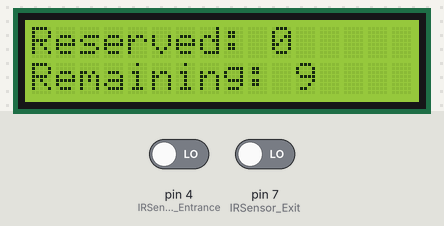
Bench run of a sketch on a simulated Arduino Uno, built with avr-gcc and run on an emulated ATmega328P. Parts: 16×2 character LCD. The inputs (shaded band) are chosen by the test bench; at power-on: pin 7 (IRSensor_Exit) LOW, pin 4 (IRSensor_Entrance) LOW.

Above: at 3.2 s.
3.3 s: pin 7 (IRSensor_Exit) driven HIGH
At 7.8 s:
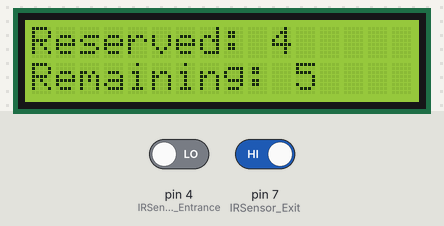
7.9 s: pin 4 (IRSensor_Entrance) driven HIGH
14.3 s: pin 4 (IRSensor_Entrance) driven LOW
At 20.0 s:
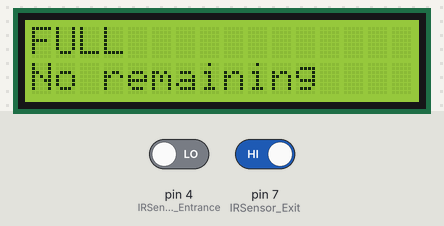
20.7 s: pin 7 (IRSensor_Exit) driven LOW
At 22.0 s:
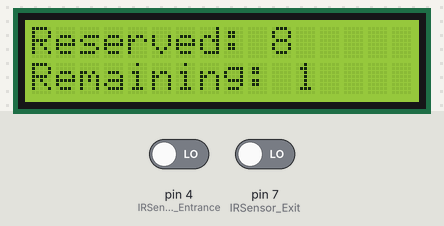
Timing chart, 0 to 23.7 s (numbered marks = the images above; inputs shaded):
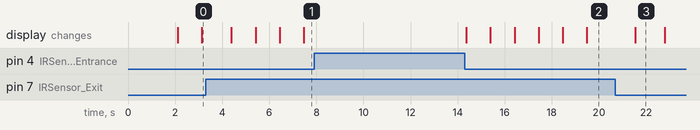

The sketch:

Main_code.ino
```cpp
//                                             ******************After founding the LCD adress*******************
#include <LiquidCrystal_I2C.h> //LCD I2C Library

LiquidCrystal_I2C lcd(0x27, 16, 2); // I2C address 0x27, 16 column and 2 rows
 int IRSensor_Entrance = 4;// connect Entrance ir sensor ( green light ) to arduino pin 2
 int IRSensor_Exit = 7;// connect Entrance ir sensor ( red light ) to arduino pin 7
unsigned long lastCount = 9; //maximum number of parks
int count=0; // number of reserved parks

void setup() {

   pinMode (IRSensor_Entrance, INPUT); // sensor pin INPUT
   pinMode (IRSensor_Exit, INPUT); // sensor pin INPUT
  lcd.begin(); // start the lcd
  lcd.clear(); // clear it from cashe
   lcd.print(" Arduino Parking"); // print on LCD screen
   lcd.setCursor(3,1);
   lcd.print("Simulator");
   delay(2000);


}

void loop() {

  int statusSensor_green = digitalRead (IRSensor_Entrance); // "1" if the sensor is off & "0" if the sensor is on
   int statusSensor_red = digitalRead (IRSensor_Exit); // "1" if the sensor is off & "0" if the sensor is on
   if ( count != lastCount && statusSensor_green != 1) {
    count=count+1 ;
    lcd.clear();
    lcd.setCursor(0, 0); // start to print at the first row
    lcd.print("Reserved: ");
    lcd.print(count);
    lcd.setCursor(0, 1); // start to print at the second row
     lcd.print("Remaining: ");
    lcd.print(lastCount - count);
    delay(1000);

  }

   if ( count != 0 && statusSensor_red != 1) // if there is a car is entering
  {
    count=count-1 ;
    lcd.clear();
    lcd.setCursor(0, 0); // start to print at the first row
    lcd.print("Reserved: ");
    lcd.print(count);
    lcd.setCursor(0, 1); // start to print at the second row
     lcd.print("Remaining: ");
    lcd.print(lastCount - count);
    delay(1000);

  }
    if((count!=lastCount && statusSensor_green==1 && statusSensor_red==1) || (statusSensor_green!=1 && statusSensor_red!=1))
    /* no cars are entering or exiting at this time or entering and exiting at the same time */
   {
    lcd.clear();
    lcd.setCursor(0,0);
    lcd.print("Reserved: ");
    lcd.print(count);
    lcd.setCursor(0, 1);
    lcd.print("Remaining: ");
    lcd.print(lastCount - count);
    delay(200);
  }
  if(count == lastCount)  // if the parking is full
  {
    lcd.clear();
    lcd.setCursor(0,0);
    lcd.print("FULL");
    lcd.setCursor(0, 1);
    lcd.print("No remaining");
    delay(1000);
  }

}
```

Measured:
- after the input at 3.3 s, the display: first differs from a run without the input after 2.1 s (image 1 shows a later state)
- after the input at 7.9 s, every drawn part: stays the same
- after the input at 14.3 s, the display: first changes after 0.07 s (image 2 shows a later state)
- after the input at 20.7 s, the display: changes after 0.84 s (image 3)
- what the display in image 3 shows lasts 1.3 s, from 21.5 s to 22.8 s
